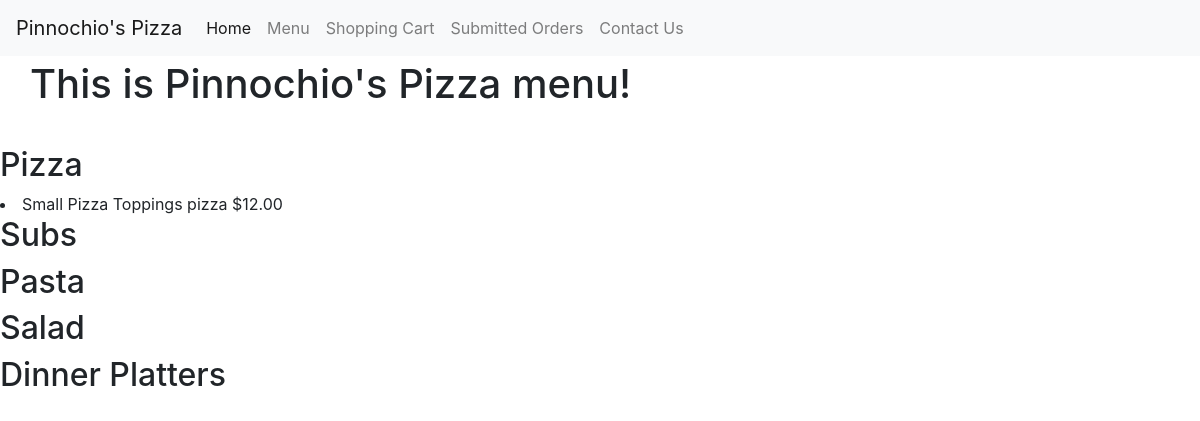
Before: /menu with the older database file.
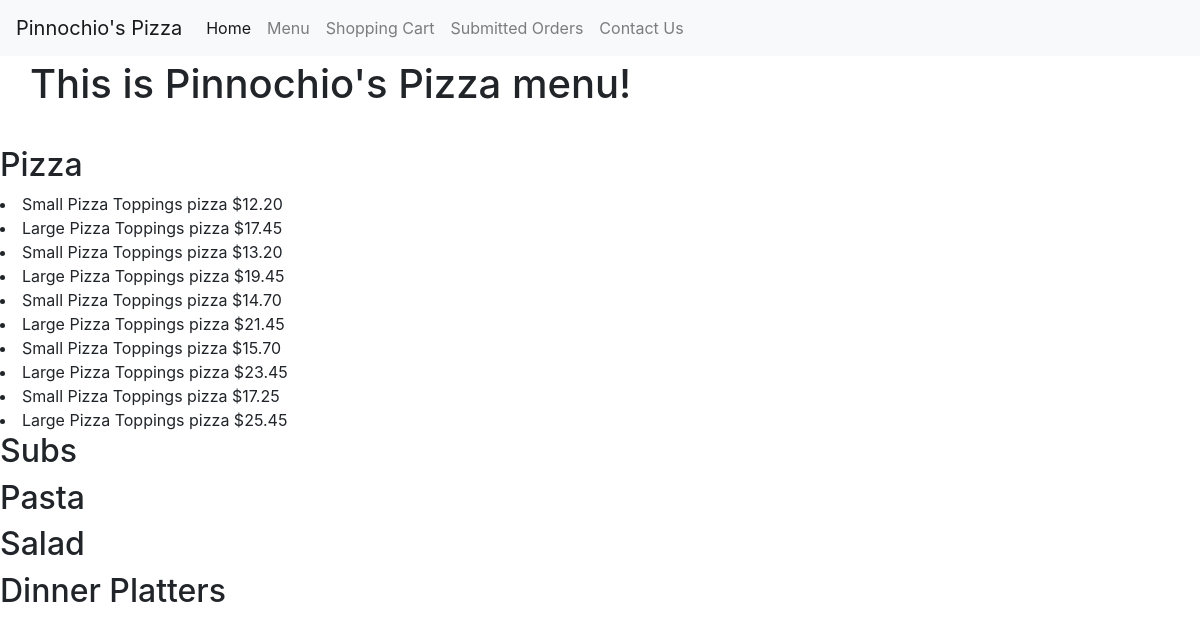
After: the same page with the newer database file.
### orders/models.py (models this page shows, shortened)
class Food(models.Model):
    item = models.ForeignKey(Item, on_delete=models.CASCADE, related_name="FoodItem")
    price = models.DecimalField(max_digits = 10, decimal_places=2,validators=[MinValueValidator(0)])
    size = models.ForeignKey(Size, on_delete=models.CASCADE, related_name="Size")
    options = (('true', 'Yes'), ('false', 'No'))
    hasToppings = models.CharField(max_length = 5, choices = options, default = 'false')
    numToppings = models.PositiveIntegerField(default = 0, help_text = "0 for cheese pizza")
    name = models.CharField(max_length = 64, default = "None", help_text = "Do not include size in name")

class Size(models.Model):
    name = models.CharField(max_length = 64)
    def __str__(self):
        return f"{self.name}"

class Item(models.Model):
    name = models.CharField(max_length = 64)
    def __str__(self):
        return f"{self.name}"

### orders/views.py (the view)
# urls.py: path("menu", views.menu, name="menu"),
def menu(request):
    context = {
        "page_text": "This is Pinnochio's Pizza menu!",
        "pizzas": Food.objects.filter(item__name = 'Pizza'),
        "subs": Food.objects.filter(item__name = 'Sub'),
        "pastas": Food.objects.filter(item__name = 'Pasta'),
        "salads": Food.objects.filter(item__name = 'Salad'),
        "dinners": Food.objects.filter(item__name = 'Dinner Platter')
    }
    return render(request, "orders/menu.html", context)

### orders/templates/orders/menu.html (shortened to what this page needs)
{% extends "orders/base.html" %}
{% block body %}
  <h1 class= "main">
    {{ page_text }}
  </h1>
  <h2>Pizza</h2>
   {% for pizza in pizzas %}
      <li>
        {{ pizza.size }} {{ pizza.item }} Toppings pizza ${{ pizza.price }}
      </li>
    {% endfor %}
  <h2>Subs</h2>
  <h2>Pasta</h2>
  <h2>Salad</h2>
  <h2>Dinner Platters</h2>
{% endblock %}

### orders/templates/orders/base.html (shortened to what this page needs)
{% load static %}
<!DOCTYPE html>
<html>
    <head>
        <link rel="stylesheet" href="https://maxcdn.bootstrapcdn.com/bootstrap/4.0.0-beta.3/css/bootstrap.min.css">
    </head>
    <body>
                    <nav class="navbar navbar-expand-lg navbar-light bg-light fixed-top">
                        <a class="navbar-brand" href="{% url 'index'%}">Pinnochio's Pizza</a>
                        <div class="collapse navbar-collapse" id="navbarNav">
                          <ul class="navbar-nav">
                            <li class="nav-item active">
                              <a class="nav-link" href="{% url 'index'%}">Home<span class="sr-only">(current)</span></a>
                            </li>
                            <li class="nav-item">
                              <a class="nav-link" href="{% url 'menu'%}">Menu</a>
                            </li>
                            <li class="nav-item">
                              <a class="nav-link" href="{% url 'cart'%}">Shopping Cart</a>
                            </li>
                            <li class="nav-item">
                              <a class="nav-link" href="{% url 'orders'%}">Submitted Orders</a>
                            </li>
                            <li class="nav-item">
                              <a class="nav-link" href="{% url 'contact'%}">Contact Us</a>
                            </li>
                          </ul>
                        </div>
                    </nav>
        {% block body %}
        {% endblock %}
    </body>
</html>

### orders/templates/orders/base.html (style rules this page uses)
.main { padding: 30px; margin-top: 30px; }

Changed rows visible on the page:
changed Food (number 1 of 10 on the later page): price "12.00" → "12.20"
added Food: size "Large", item "Pizza", price "17.45"
added Food: size "Small", item "Pizza", price "13.20"
added Food: size "Large", item "Pizza", price "19.45"
added Food: size "Small", item "Pizza", price "14.70"
added Food: size "Large", item "Pizza", price "21.45"
added Food: size "Small", item "Pizza", price "15.70"
added Food: size "Large", item "Pizza", price "23.45"
added Food: size "Small", item "Pizza", price "17.25"
added Food: size "Large", item "Pizza", price "25.45"
